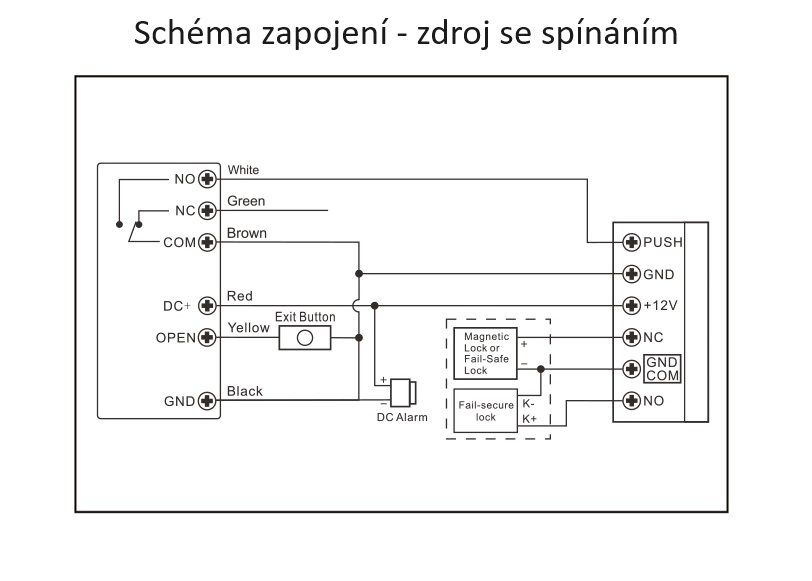
#> input picture IN/20260122/nastenna-ctecka-smart-ttlock-s7-kovova-ctecka-cipu-1.jpg.big.jpg, 812 x 581 px
$ python -i geometry.py   (imports and definitions only)
#> lines starting #> are read from the running program, lines starting #| are printed output that depends on the picture; after the words box and inside, x2 and y2 are one past the last pixel; in counts of white or black regions, pixels touching at a corner belong together
#> further down, picture is the input picture: PIL image 812x581 RGB; mean R, G, B 245.4, 245.3, 245.2
from __future__ import annotations

from typing import Optional, Tuple

from PIL import Image

def deskew_pil(image: Image.Image) -> Image.Image:
    """Best-effort deskew using OpenCV if installed. If OpenCV is missing or deskew fails, returns input."""
    try:
        import cv2
        import numpy as np
    except Exception:
        return image

    try:
        # convert to grayscale
        rgb = image.convert("RGB")
        arr = np.array(rgb)
        gray = cv2.cvtColor(arr, cv2.COLOR_RGB2GRAY)

        # use Otsu to find text pixels
        _, bw = cv2.threshold(gray, 0, 255, cv2.THRESH_BINARY_INV + cv2.THRESH_OTSU)
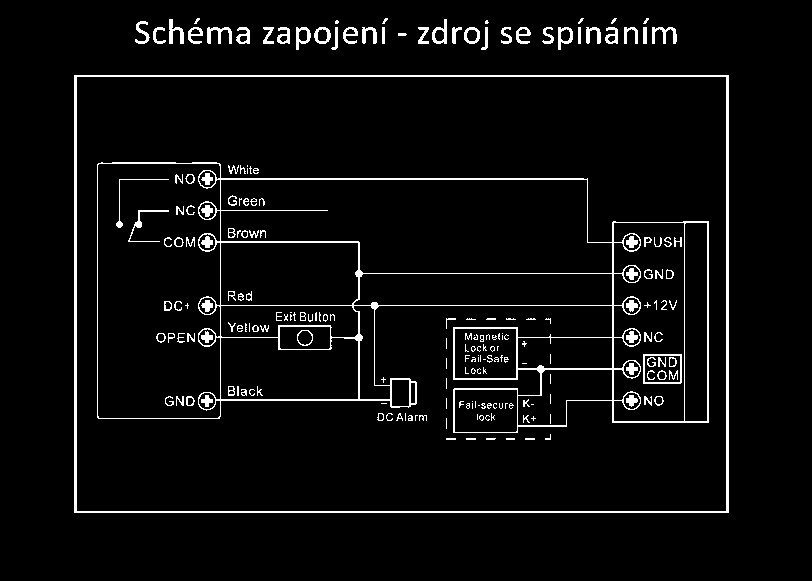
#> bw: shape (581, 812); 4.6% white in thin lines or dots, all inside (x1, y1, x2, y2) = (74, 18, 729, 513)
        coords = cv2.findNonZero(bw)
#> coords = contour of 21721 points, box (x1, y1, x2, y2) (74, 18, 729, 513), area 32594
        if coords is None:
            return image
        rect = cv2.minAreaRect(coords)
#> rect = ((401, 265), (494, 654), -90)
        angle = rect[-1]
#> angle = -90
        # minAreaRect angle is in [-90, 0); adjust
        if angle < -45:
            angle = 90 + angle
#> angle = 0
        # ignore tiny angles
        if abs(angle) < 0.4:
            return image

        (h, w) = gray.shape[:2]
        center = (w // 2, h // 2)
        M = cv2.getRotationMatrix2D(center, angle, 1.0)
        rotated = cv2.warpAffine(arr, M, (w, h), flags=cv2.INTER_CUBIC, borderMode=cv2.BORDER_REPLICATE)
        return Image.fromarray(rotated)
    except Exception:
        return image

>>> from PIL import Image
>>> picture = Image.open('../../../IN/20260122/nastenna-ctecka-smart-ttlock-s7-kovova-ctecka-cipu-1.jpg.big.jpg')
>>> result = deskew_pil(picture)
